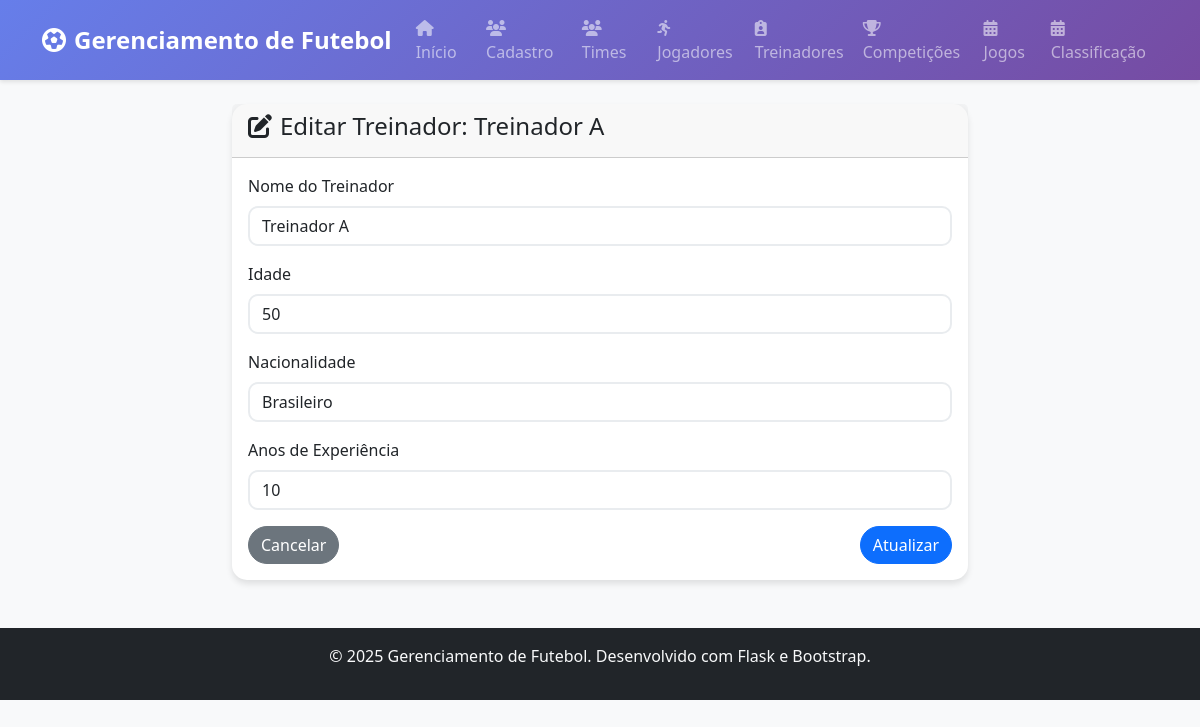
Page /treinadores/1/edit on the committed database.
### app/models/treinador.py (models this page shows)
class Treinador(db.Model):
    id: so.Mapped[int] = so.mapped_column(primary_key=True)
    nome: so.Mapped[str] = so.mapped_column(db.String(100), nullable=False)
    idade: so.Mapped[int] = so.mapped_column(nullable=False)
    nacionalidade: so.Mapped[str] = so.mapped_column(db.String(50), nullable=False)
    anos_experiencia: so.Mapped[int] = so.mapped_column(default=0, nullable=False)
    created_at: so.Mapped[datetime] = so.mapped_column(db.DateTime, default=datetime.utcnow)
    updated_at: so.Mapped[datetime] = so.mapped_column(db.DateTime, default=datetime.utcnow, onupdate=datetime.utcnow)
    times: so.Mapped[List['Time']] = so.relationship("Time", back_populates="treinador")

### app/routes.py (the view, shortened to what this page needs)
@app.route('/treinadores/<int:id>/edit', methods=['GET', 'POST'])
def treinadores_edit(id):
    treinador = TreinadorController.recuperar_treinador(id)
    form = TreinadorForm(obj=treinador)
    return render_template('treinadores/edit.html', form=form, treinador=treinador)

### app/forms/treinador_form.py
class TreinadorForm(FlaskForm):
    nome = StringField('Nome do Treinador', validators=[
        DataRequired(message='Nome é obrigatório'),
        Length(min=2, max=100, message='Nome deve ter entre 2 e 100 caracteres')
    ])
    idade = IntegerField('Idade', validators=[
        DataRequired(message='Idade é obrigatória'),
        NumberRange(min=25, max=80, message='Idade deve estar entre 25 e 80 anos')
    ])
    nacionalidade = StringField('Nacionalidade', validators=[
        DataRequired(message='Nacionalidade é obrigatória'),
        Length(min=2, max=50, message='Nacionalidade deve ter entre 2 e 50 caracteres')
    ])
    anos_experiencia = IntegerField('Anos de Experiência', validators=[
        DataRequired(message='Anos de experiência são obrigatórios'),
        NumberRange(min=0, max=60, message='Experiência deve estar entre 0 e 60 anos')
    ])

### app/controllers/treinador_controller.py (called while the page is built)
    def recuperar_treinador(id):
        return Treinador.query.get(id)

### app/templates/treinadores/edit.html (shortened to what this page needs)
{% extends "base.html" %}
{% block content %}
<div class="row justify-content-center">
    <div class="col-md-8">
        <div class="card">
            <div class="card-header">
                <h4><i class="fas fa-edit me-2"></i>Editar Treinador: {{ treinador.nome }}</h4>
            </div>
            <div class="card-body">
                <form method="POST">
                    <div class="mb-3">
                        {{ form.nome.label(class="form-label") }}
                        {{ form.nome(class="form-control") }}
                    </div>
                    <div class="mb-3">
                        {{ form.idade.label(class="form-label") }}
                        {{ form.idade(class="form-control") }}
                    </div>
                    <div class="mb-3">
                        {{ form.nacionalidade.label(class="form-label") }}
                        {{ form.nacionalidade(class="form-control") }}
                    </div>
                    <div class="mb-3">
                        {{ form.anos_experiencia.label(class="form-label") }}
                        {{ form.anos_experiencia(class="form-control") }}
                    </div>
                    <div class="d-flex justify-content-between">
                        <a href="{{ url_for('treinadores_index') }}" class="btn btn-secondary">Cancelar</a>
                        <button type="submit" class="btn btn-primary">Atualizar</button>
                    </div>
                </form>
            </div>
        </div>
    </div>
</div>
{% endblock %}

### app/static/css/style.css (style rules this page uses)
body { background-color: #f8f9fa; font-family: 'Segoe UI', Tahoma, Geneva, Verdana, sans-serif; }
.card { border: none; border-radius: 15px; box-shadow: 0 4px 6px rgba(0, 0, 0, 0.1); transition: transform 0.2s ease-in-out; }
.btn { border-radius: 25px; font-weight: 500; transition: all 0.2s ease-in-out; }
.form-control, .form-select { border-radius: 10px; border: 2px solid #e9ecef; transition: border-color 0.2s ease-in-out; }
.card { animation: fadeIn 0.5s ease-out; }

### rows in the picture
Treinador: nome "Treinador A", idade "50", nacionalidade "Brasileiro", anos_experiencia "10"
